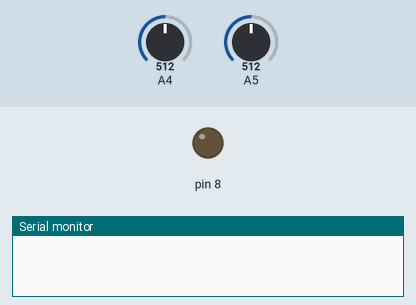
This sketch was run on a simulated Arduino Uno, built with avr-gcc and run on an emulated ATmega328P. Shown: output pins drawn as LEDs (lit = HIGH), the last lines printed to the serial monitor. The inputs (shaded band) are chosen by the test bench; at power-on: A5 = 512, A4 = 512.

Above: at 1.2 s.
1.3 s: A5 set to 213
2.8 s: A5 set to 190
At 3.6 s:
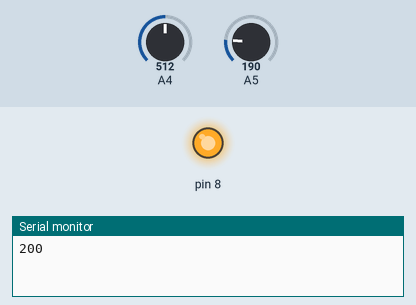
4.3 s: A5 set to 306
At 5.0 s:
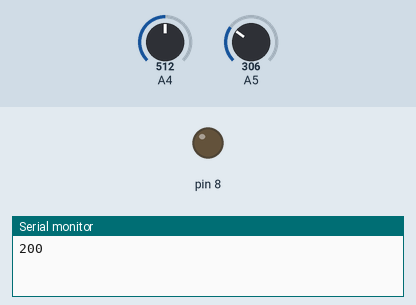
5.8 s: A5 set to 122
At 6.5 s:
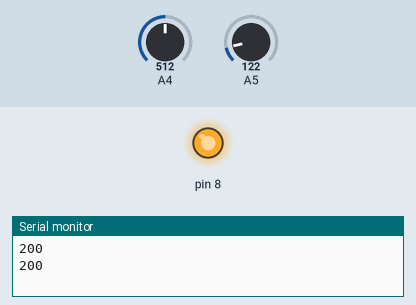
Timing chart, 0 to 8.3 s (numbered marks = the images above; inputs shaded):
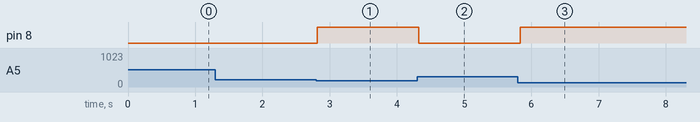

Measured:
- the behaviour switches between 200 and 199 on A5 (found by bisection; images 0 and 1)
- after the input at 1.3 s, every drawn part: stays the same
- after the input at 2.8 s, pin 8: LOW → HIGH at once
- after the input at 4.3 s, pin 8: HIGH → LOW at once
- after the input at 5.8 s, pin 8: LOW → HIGH at once

The sketch:

Arduino_Podstawy_Analog_5_Fotorezystor_Prog.ino
```cpp
int odczyt = 0;
int prog = 0;
bool turnedOff = false;

void setup() {
  pinMode(8, OUTPUT);
  Serial.begin(9600);
}

void loop() {
  odczyt = analogRead(A5);
  prog = analogRead(A4);
  prog = map(prog, 0, 1023, 0, 400);


  if (odczyt < prog){
    if (turnedOff == true){
      Serial.println(prog);
    }
    digitalWrite(8, HIGH);
    turnedOff = false;
  } else {
    digitalWrite(8, LOW);
    turnedOff = true;
  }

  delay(50);
}
```
